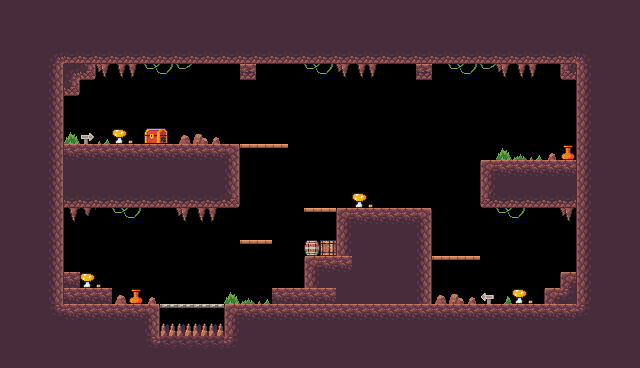

Rendered tile map (Tiled .tmx) drawn with the repository's tilesets; below, a short description and the full map source, tile grids included:
An orthogonal 40x23 tile map with 16x16 px tiles, 1 tile layer (Background), 3 tilesets and 39 objects (9x Fruit, 4x Platform, 3x Saw, Checkpoint, Player, ...).

<map version="1.10" tiledversion="1.11.2" orientation="orthogonal" renderorder="right-down" width="40" height="23" tilewidth="16" tileheight="16" infinite="0" nextlayerid="5" nextobjectid="143">
 <tileset firstgid="1" source="Tileset_Cave.tsx" />
 <tileset firstgid="9" source="background.tsx" />
 <tileset firstgid="489" source="tileset-cave.tsx" />
 <layer id="2" name="Background" width="40" height="23">
  <data encoding="csv">
637,637,637,637,637,637,637,637,637,637,637,637,637,637,637,637,637,637,637,637,637,637,637,637,637,637,637,637,637,637,637,637,637,637,637,637,637,637,637,637,
637,637,637,637,637,637,637,637,637,637,637,637,637,637,637,637,637,637,637,637,637,637,637,637,637,637,637,637,637,637,637,637,637,637,637,637,637,637,637,637,
637,637,637,637,637,637,637,637,637,637,637,637,637,637,637,637,637,637,637,637,637,637,637,637,637,637,637,637,637,637,637,637,637,637,637,637,637,637,637,637,
637,637,637,618,658,658,658,658,658,658,658,658,658,658,658,658,658,658,658,658,658,658,658,658,658,658,658,658,658,658,658,658,658,658,658,658,619,637,637,637,
637,637,637,638,618,659,622,623,624,652,653,654,0,0,0,661,0,0,0,652,653,622,623,624,0,0,661,0,652,653,654,622,623,624,0,657,636,637,637,637,
637,637,637,638,659,0,0,0,0,0,0,0,0,0,0,0,0,0,0,0,0,0,0,0,0,0,0,0,0,0,0,0,0,0,0,0,636,637,637,637,
637,637,637,638,0,0,0,0,0,0,0,0,0,0,0,0,0,0,0,0,0,0,0,0,0,0,0,0,0,0,0,0,0,0,0,0,636,637,637,637,
637,637,637,638,0,0,0,0,0,0,0,0,0,0,0,0,0,0,0,0,0,0,0,0,0,0,0,0,0,0,0,0,0,0,0,0,636,637,637,637,
637,637,637,638,625,890,627,689,690,938,939,686,687,688,0,0,0,0,0,0,0,0,0,0,0,0,0,0,0,0,0,0,0,0,0,0,636,637,637,637,
637,637,637,638,616,616,616,616,616,616,616,616,616,616,617,868,868,868,0,0,0,0,0,0,0,0,0,0,0,0,0,625,626,627,688,899,636,637,637,637,
637,637,637,638,637,637,637,637,637,637,637,637,637,637,638,0,0,0,0,0,0,0,0,0,0,0,0,0,0,0,615,616,616,616,616,616,636,637,637,637,
637,637,637,638,637,637,637,637,637,637,637,637,637,637,638,0,0,0,0,0,0,0,0,0,0,0,0,0,0,0,636,637,637,637,637,637,636,637,637,637,
637,637,637,638,658,658,658,658,658,658,658,658,658,658,659,0,0,0,0,0,0,0,689,690,0,0,0,0,0,0,657,658,658,658,658,658,636,637,637,637,
637,637,637,638,623,644,0,652,653,0,0,622,623,624,0,0,0,0,0,868,868,615,616,616,616,616,617,0,0,0,0,652,653,0,0,622,636,637,637,637,
637,637,637,638,0,0,0,0,0,0,0,0,0,0,0,0,0,0,0,0,0,636,637,637,637,637,638,0,0,0,0,0,0,0,0,0,636,637,637,637,
637,637,637,638,0,0,0,0,0,0,0,0,0,0,0,868,868,0,0,930,931,636,637,637,637,637,638,0,0,0,0,0,0,0,0,0,636,637,637,637,
637,637,637,638,0,0,0,0,0,0,0,0,0,0,0,0,0,0,0,615,616,616,637,637,637,637,638,868,868,868,0,0,0,0,0,0,636,637,637,637,
637,637,637,638,616,689,690,0,0,0,0,0,0,0,0,0,0,0,0,636,637,637,637,637,637,637,638,0,0,0,0,0,0,0,0,615,636,637,637,637,
637,637,637,638,616,616,616,686,899,688,0,0,0,0,625,626,627,616,616,616,616,637,700,700,700,637,638,686,687,688,891,648,689,690,615,640,636,637,637,637,
637,637,637,639,616,616,616,616,616,617,867,867,867,867,615,616,616,616,616,616,616,616,616,616,616,616,616,616,616,616,616,616,616,616,616,616,640,637,637,637,
637,637,637,637,637,637,637,637,637,638,683,683,683,683,636,637,637,637,637,637,637,637,637,637,637,637,637,637,637,637,637,637,637,637,637,637,637,637,637,637,
637,637,637,637,637,637,637,637,637,639,679,679,679,679,640,637,637,637,637,637,637,637,637,637,637,637,637,637,637,637,637,637,637,637,637,637,637,637,637,637,
637,637,637,637,637,637,637,637,637,637,637,637,637,637,637,637,637,637,637,637,637,637,637,637,637,637,637,637,637,637,637,637,637,637,637,637,637,637,637,637
</data>
 </layer>
 <objectgroup id="3" name="Collisions">
  <object id="77" x="48" y="48" width="544" height="16" />
  <object id="78" x="576" y="48" width="16" height="272" />
  <object id="79" x="48" y="304" width="544" height="16" />
  <object id="82" x="48" y="48" width="16" height="272" />
  <object id="110" x="64" y="144" width="176" height="64" />
  <object id="111" x="64" y="64" width="32" height="16" />
  <object id="112" x="64" y="80" width="16" height="16" />
  <object id="113" x="64" y="272" width="16" height="16" />
  <object id="114" x="64" y="288" width="48" height="16" />
  <object id="115" x="269.935" y="288" width="66.065" height="16" />
  <object id="116" x="304" y="256" width="48" height="32" />
  <object id="132" x="336" y="224" width="96" height="80" />
  <object id="117" x="336" y="208" width="96" height="16" />
  <object id="118" type="Platform" x="432" y="256" width="47.885" height="16" />
  <object id="119" type="Platform" x="304" y="208" width="32" height="16" />
  <object id="136" type="Platform" x="240" y="240" width="32" height="16" />
  <object id="120" x="480" y="160" width="96" height="48" />
  <object id="121" x="560" y="64" width="16" height="16" />
  <object id="130" x="416" y="64" width="16" height="16" />
  <object id="131" x="240" y="64" width="16" height="16" />
  <object id="122" x="560" y="272" width="16" height="16" />
  <object id="123" x="544" y="288" width="32" height="16" />
  <object id="128" type="Platform" x="237.635" y="143.043" width="50.757" height="11.5357" />
 </objectgroup>
 <objectgroup id="4" name="Spawnpoints">
  <object id="101" name="Checkpoint" type="Checkpoint" x="528" y="96" width="32" height="64">
   <properties>
    <property name="next_level" value="Level-08.tmx" />
    <property name="type" value="Checkpoint" />
   </properties>
  </object>
  <object id="102" name="Player" type="Player" x="80" y="224" width="32" height="32" />
  <object id="103" name="Apple" type="Fruit" x="64" y="112" width="32" height="32" />
  <object id="137" name="Apple" type="Fruit" x="96" y="112" width="32" height="32" />
  <object id="140" name="Cherries" type="Fruit" x="304" y="96" width="32" height="32" />
  <object id="141" name="Cherries" type="Fruit" x="336" y="96" width="32" height="32" />
  <object id="142" name="Cherries" type="Fruit" x="320" y="112" width="32" height="32" />
  <object id="138" name="Apple" type="Fruit" x="80" y="80" width="32" height="32" />
  <object id="104" name="Saw" type="Saw" x="448" y="128" width="32" height="32">
   <properties>
    <property name="isVertical" type="bool" value="true" />
    <property name="offNeg" type="float" value="4" />
    <property name="offPos" type="float" value="5" />
   </properties>
  </object>
  <object id="135" name="Saw" type="Saw" x="176" y="64" width="32" height="32">
   <properties>
    <property name="isVertical" type="bool" value="true" />
    <property name="offNeg" type="float" value="0" />
    <property name="offPos" type="float" value="3" />
   </properties>
  </object>
  <object id="139" name="Saw" type="Saw" x="144" y="240" width="32" height="32">
   <properties>
    <property name="isVertical" type="bool" value="true" />
    <property name="offNeg" type="float" value="2" />
    <property name="offPos" type="float" value="2" />
   </properties>
  </object>
  <object id="105" name="Chicken" type="Chicken" x="368" y="176" width="32" height="32">
   <properties>
    <property name="offNeg" type="float" value="3" />
    <property name="offPos" type="float" value="2" />
   </properties>
  </object>
  <object id="108" name="Strawberry" type="Fruit" x="480" y="272" width="32" height="32" />
  <object id="133" name="Strawberry" type="Fruit" x="512" y="272" width="32" height="32" />
  <object id="134" name="Strawberry" type="Fruit" x="496" y="240" width="32" height="32" />
  <object id="109" name="Play" type="Button" x="576" y="48" width="16" height="16" />
 </objectgroup>
</map>
